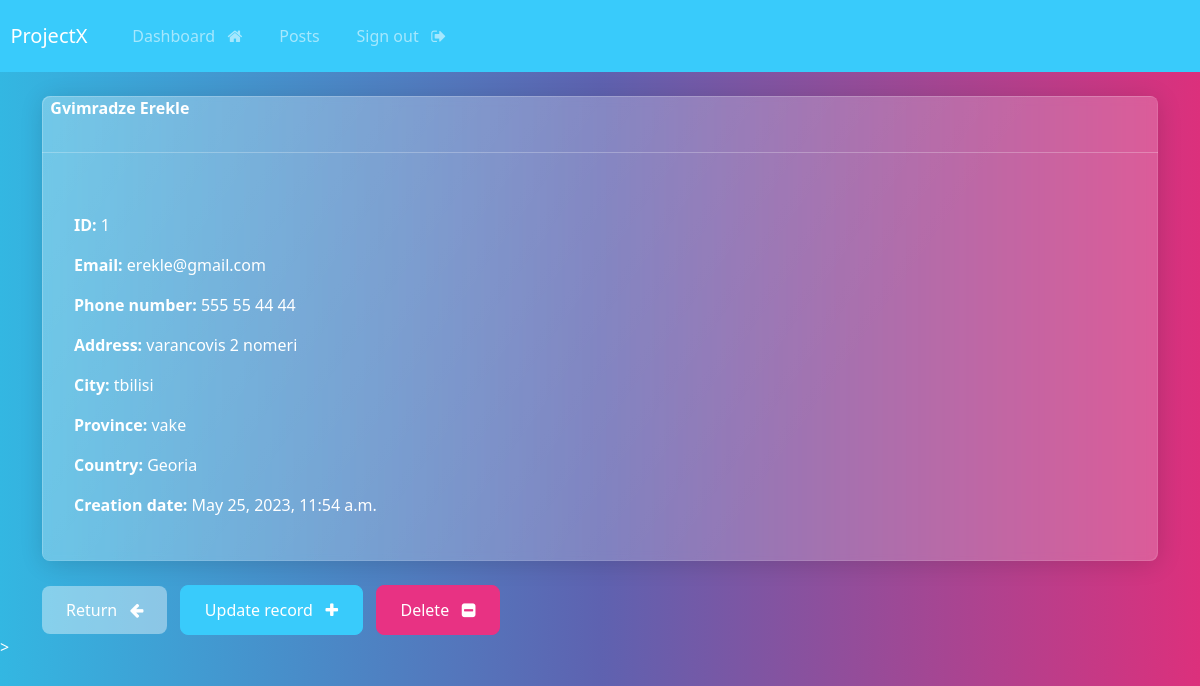
The page /record/1 (signed in) on the database its author committed.
### webapp/models.py (models this page shows, shortened)
class Record(models.Model):
    creation_date = models.DateTimeField(auto_now_add=True) # we add a record when the data is created
    first_name = models.CharField(max_length=100)
    last_name = models.CharField(max_length=100)
    email = models.EmailField(max_length=255)
    phone = models.CharField(max_length=20)
    address = models.CharField(max_length=300)
    city = models.CharField(max_length=255)
    province = models.CharField(max_length=200)
    country = models.CharField(max_length=125)

### webapp/views.py (the view)
# urls.py: path('record/<int:pk>', views.singular_record, name='record'),
@login_required(login_url='my-login')
def singular_record(request, pk):
    all_records = Record.objects.get(id=pk)
    context = {'record': all_records}
    return render(request, 'webapp/view-record.html', context)

### templates/webapp/view-record.html (shortened to what this page needs)
{% extends 'webapp/base.html' %}
{% block content %}
    <div class="card">
        <strong>
            {{record.last_name|capfirst}}
            {{record.first_name|capfirst}}
        </strong>
        <hr>
        <div class="card-body">
            <p><strong>ID: </strong> {{record.id}} </p>
            <p><strong>Email: </strong> {{record.email}} </p>
            <p><strong>Phone number: </strong> {{record.phone}} </p>
            <p><strong>Address: </strong> {{record.address}} </p>
            <p><strong>City: </strong> {{record.city}} </p>
            <p><strong>Province: </strong> {{record.province}} </p>
            <p><strong>Country: </strong> {{record.country}} </p>
            <p><strong>Creation date: </strong> {{record.creation_date}} </p>
        </div>
    </div>
    <br>
    <a href="{% url 'dashboard' %}" class='btn btn-secondary'>Return &nbsp; <i class="fa fa-arrow-left" aria-hidden="true"></i></a>
    <a href="{% url 'update-record' record.id %}" class='btn btn-info'>Update record &nbsp; <i class="fa fa-plus" aria-hidden="true"></i></a>
    <a href="{% url 'delete-record' record.id %}" class='btn btn-primary'>Delete &nbsp; <i class="fa fa-minus-square" aria-hidden="true"></i></a>
{% endblock content %}

### rows shown on the page
Record: last_name "Gvimradze", first_name "Erekle", id "1", email "erekle@gmail.com", phone "555 55 44 44", address "varancovis 2 nomeri", city "tbilisi", province "vake", country "Georia", creation_date "May 25, 2023, 11:54 a.m."
